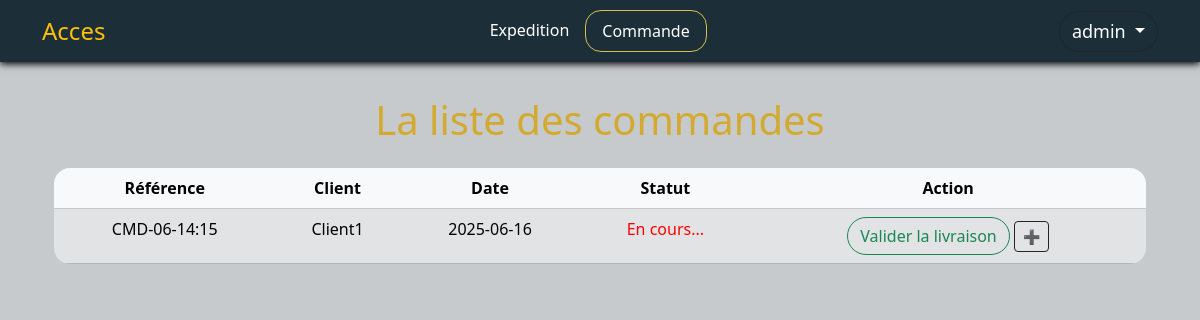
Screenshot of /index.php?action=list_orders (signed in) with the database file from the repository.
### tables this page shows
CREATE TABLE IF NOT EXISTS `customerorder` (
  `customer_order_id` int NOT NULL AUTO_INCREMENT,
  `customer_order_reference` varchar(50) NOT NULL,
  `customer_order_date` date NOT NULL,
  `customer_order_status` varchar(25) NOT NULL,
  `customer_id` int DEFAULT NULL,
  PRIMARY KEY (`customer_order_id`),
  KEY `fk_customerOrder_customer` (`customer_id`)
);

CREATE TABLE IF NOT EXISTS `customer` (
  `customer_id` int NOT NULL AUTO_INCREMENT,
  `customer` varchar(25) NOT NULL,
  `customer_address` varchar(25) NOT NULL,
  `customer_phone_number` varchar(20) NOT NULL,
  `customer_email` varchar(100) NOT NULL,
  PRIMARY KEY (`customer_id`)
);

### controllers/CustomerOrderController.php (called while the page is built, shortened)
<?php
require_once __DIR__ . '/../models/CustomerOrder.php';
class CustomerOrderController
{
    private $customerOrderModel;
    public function __construct(
        Customer $customerModel,
        Product $productModel,
        CustomerOrder $customerOrderModel,
        CustomerOrderDetail $customerOrderDetailModel,
        StockMovement $stockMovementModel
    )
    {
        $this->customerOrderModel = $customerOrderModel;
    }
    public function listOrders()
    {
        $orders = $this->customerOrderModel->get_customer_order_list();
        require __DIR__ . '/../views/employe/order/list_orders.php';
    }
}

### models/CustomerOrder.php (called while the page is built, shortened)
<?php
require_once __DIR__ . '/../config/database.php';
class CustomerOrder
{
    private $db;
    public function __construct() {
        $this->db = Database::getInstance()->getConnection();
    }
     public function get_customer_order_list()
    {
        $sql = "
        SELECT
            co.customer_order_id,
            co.customer_order_reference,
            co.customer_order_date,
            co.customer_order_status,
            c.customer AS customer_name
        FROM
            customerorder co
        JOIN
            customer c ON co.customer_id = c.customer_id
        ORDER BY
            co.customer_order_id DESC
    ";
        $stmt = $this->db->query($sql);
        return $stmt->fetchAll(PDO::FETCH_ASSOC);
    }
}
?>

### config/database.php (called while the page is built)
<?php
class Database {
    private static $instance = null;
    private $connection;
    private $host = 'localhost';
    private $dbname = 'nfe';
    private $username = 'root';
    private $password = '';
    private function __construct() {
        try {
            $this->connection = new PDO("mysql:host=$this->host;dbname=$this->dbname;charset=utf8", $this->username, $this->password);
            $this->connection->setAttribute(PDO::ATTR_ERRMODE, PDO::ERRMODE_EXCEPTION);
        } catch (PDOException $e) {
            die("Erreur de connexion : " . $e->getMessage());
        }
    }
    public static function getInstance() {
        if (!self::$instance) {
            self::$instance = new Database();
        }
        return self::$instance;
    }
    public function getConnection() {
        return $this->connection;
    }
}
?>

### views/employe/order/list_orders.php (the view, shortened to what this page needs)
<?php
include __DIR__ . '/../layout/header.php';
?>
<div class="container">
  <h1 class="text-center mb-4">La liste des commandes</h1>
  <div class="tablerounededCorner">
    <table class="table table-secondary m-auto text-center roundedTable">
      <thead class="table-light">
        <tr>
          <th>Référence</th>
          <th>Client</th>
          <th>Date</th>
          <th>Statut</th>
          <th>Action</th>
        </tr>
      </thead>
      <tbody>
        <?php foreach ($orders as $order): ?>
          <tr>
            <td><?= htmlspecialchars($order['customer_order_reference']) ?></td>
            <td><?= htmlspecialchars($order['customer_name']) ?></td>
            <td><?= htmlspecialchars($order['customer_order_date']) ?></td>
            <?php if ($order['customer_order_status'] !== 'Livré'): ?>
              <td style="color : red"><?= htmlspecialchars($order['customer_order_status']) ?>...</td>
              <td>
                <a href="index.php?action=mark_as_delivered&order_id=<?= $order['customer_order_id'] ?>"
                  class="btn btn-outline-success" style="border-radius:2rem"
                  onclick="return confirm('Confirmer la livraison ?')">
                  Valider la livraison
                </a>
                <a href="index.php?action=order_details&order_id=<?= $order['customer_order_id'] ?>" class="btn btn-outline-dark btn-sm">
                  ➕
                </a>
              </td>
            <?php endif; ?>
          </tr>
        <?php endforeach; ?>
      </tbody>
    </table>
  </div>
</div>
<?php
include __DIR__ . '/../layout/footer.php';
?>

### public/css/employe.css (style rules this page uses)
body { background: #1c2f3940; }
h1 { color: #d3aa2f; text-align: center; }
.tablerounededCorner { border-radius: 1rem; }
.roundedTable { border-collapse: collapse; border-radius: 1rem; overflow: hidden; width: 100%; margin: 0; }

### rows the page displays
customerorder: customer_order_reference "CMD-06-14:15", customer.customer "Client1", customer_order_date "2025-06-16", customer_order_status "En cours"

### other values shown
$_SESSION['username'] "admin"
